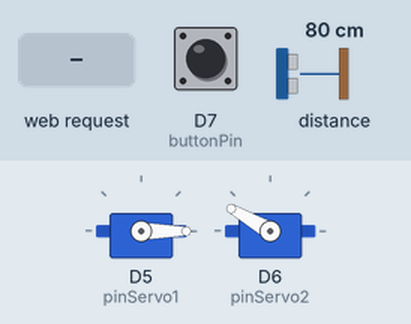
Simulated run of this sketch. Board: ESP8266 (NodeMCU). Parts: 2 × servo. Inputs (shaded band) come from the test bench; at power-on: D7 (buttonPin) LOW, distance to the obstacle 80 cm. The echo pulse lasts 58.3 µs per cm; WiFi joins after 1.5 s; servers stay silent unless stated; uploads are accepted with an empty reply; what the sketch prints to the serial monitor is not drawn.

Above: at 3.1 s.
3.2 s: D7 (buttonPin) pulled HIGH for 0.15 s
At 4.36 s:
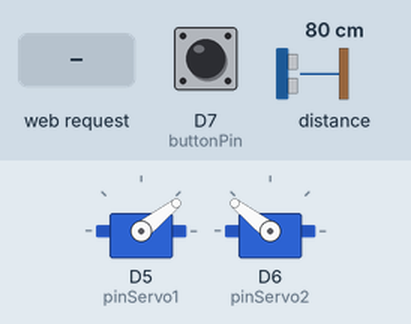
6.3 s: distance to the obstacle set to 7 cm
8.5 s: distance to the obstacle set to 4 cm
10.0 s: HTTP request GET /trigger received
At 10.5 s:
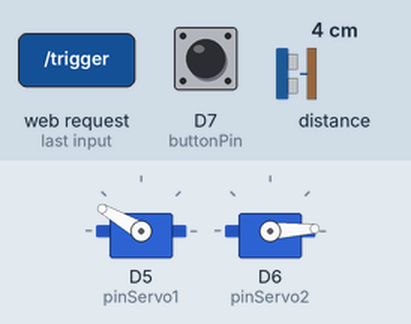
13.0 s: distance to the obstacle set to 9 cm
At 13.5 s:
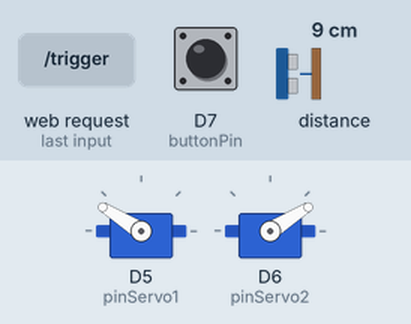
16.0 s: D7 (buttonPin) pulled HIGH for 1 s
At 17.76 s:
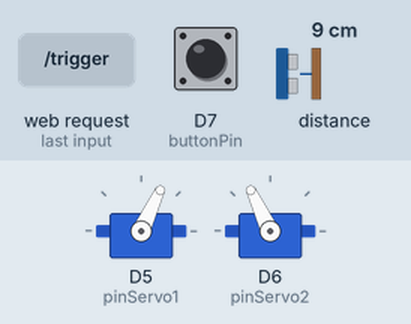
Timing chart, 0 to 20.7 s (numbered marks = the images above; inputs shaded):
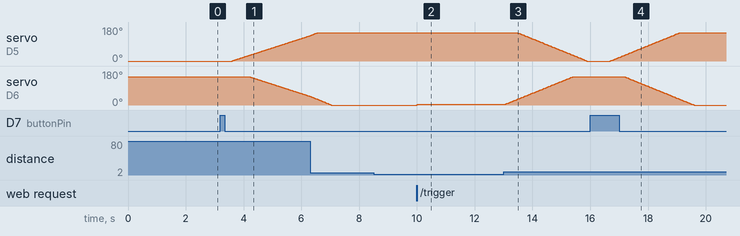

Measured:
- after the input at 3.2 s, servo on D5 (pinServo1): moves from 0° to 134° over 2.7 s, starting after 0.40 s; servo on D6 (pinServo2): moves from 150° to 46° over 2.1 s, starting after 1.0 s
- after the input at 8.5 s, every drawn part: stays the same
- after the input at 10.0 s, servo on D6 (pinServo2): 0° → 3° at once
- after the input at 13.0 s, servo on D5 (pinServo1): moves from 150° to 0° over 2.4 s, starting after 0.50 s
- after the input at 16.0 s, servo on D5 (pinServo1): moves from 0° to 150° over 2.4 s, starting after 0.70 s; servo on D6 (pinServo2): moves from 150° to 0° over 2.4 s, starting after 1.2 s

The sketch:

WIFI_ARDUINO.ino
```cpp
#include <ESP8266WiFi.h>
#include <ESP8266WebServer.h>
#include <ESP8266HTTPClient.h>
#include <ArduinoJson.h>
#include <Servo.h>

// --- WIFI CONFIG ---
const char* ssid     = "NOM_WIFI";
const char* password = "MOT_DE_PASSE";

const char* serverIP = "X.X.X.X"; // Mettre l'IP du serveur Python
const int serverPort = 5000; // Port par défaut

ESP8266WebServer server(80);

int MAX_ANGLE = 150;
int MIN_ANGLE = 0;
int DECALAGE = 30;

bool INVERSER_ORDRE = false; // false -> droite à gauche ; true -> gauche à droite

float SEUIL_TEMP_MIN = 10.0;
float SEUIL_TEMP_MAX = 25.0;

const int pinServo1 = D5;  // droite
const int pinServo2 = D6;  // gauche
const int buttonPin = D7;  // bouton

// Capteur ultrason
const int trigPin = D2;
const int echoPin = D3;

Servo servo1;
Servo servo2;

int pos1 = MIN_ANGLE;
int pos2 = MAX_ANGLE;
bool shutterOpen = false;
bool triggerOpening = false;
bool operationInProcess = false;
bool modeManuel = false;

int nbDetection = 0;
float duration, distance;

String meteoActuelle = "Inconnue";
float tempActuelle = 0.0;

unsigned long dernierUpdateMeteo = 0;
const unsigned long INTERVALLE_METEO = 5000; // 5sec

unsigned long dernierCheckPlanning = 0;
const unsigned long INTERVALLE_PLANNING = 60000; // 1min

void recupererConfig() {
  if (WiFi.status() == WL_CONNECTED) {
    WiFiClient client;
    HTTPClient http;

    String url = "http://" + String(serverIP) + ":" + String(serverPort) + "/config";
    http.begin(client, url);

    int httpCode = http.GET();

    if (httpCode == 200) {
      String payload = http.getString();
      JsonDocument doc;
      deserializeJson(doc, payload);

      INVERSER_ORDRE = doc["inverser_ordre"];
      modeManuel = doc["mode_manuel"];
      SEUIL_TEMP_MIN = doc["seuil_temp_min"];
      SEUIL_TEMP_MAX = doc["seuil_temp_max"];
      shutterOpen = doc["is_opened"];
    }
    http.end();
  }
}

void envoyerModeManuel(bool actif) {
  if (WiFi.status() == WL_CONNECTED) {
    WiFiClient client;
    HTTPClient http;

    String url = "http://" + String(serverIP) + ":" + String(serverPort) + "/config/update";
    http.begin(client, url);
    http.addHeader("Content-Type", "application/json");

    String jsonPayload = "{\"mode_manuel\": " + String(actif ? true : false) + "}";

    int httpCode = http.POST(jsonPayload);

    if (httpCode == 200) {
      Serial.println("SERVEUR PREVENU : Passage en mode " + String(actif ? "MANUEL" : "AUTO"));
      modeManuel = actif;
    } else {
      Serial.print("Echec envoi mode manuel. Code: ");
      Serial.println(httpCode);
    }
    http.end();
  }
}

void envoyerEtatVolet(bool is_opened) {
  if (WiFi.status() == WL_CONNECTED) {
    WiFiClient client;
    HTTPClient http;

    String url = "http://" + String(serverIP) + ":" + String(serverPort) + "/config/update";
    http.begin(client, url);
    http.addHeader("Content-Type", "application/json");

    String jsonPayload = "{\"is_opened\": " + String(is_opened ? true : false) + "}";

    int httpCode = http.POST(jsonPayload);

    if (httpCode == 200) {
      shutterOpen = is_opened;
    } else {
      Serial.print("Echec envoi etat volet. Code: ");
      Serial.println(httpCode);
    }
    http.end();
  }
}

void recupererMeteo() {
  if (WiFi.status() == WL_CONNECTED) {
    WiFiClient client;
    HTTPClient http;
    String url = "http://" + String(serverIP) + ":" + String(serverPort) + "/meteo";
    http.begin(client, url);
    if (http.GET() == 200) {
      String payload = http.getString();
      JsonDocument doc;
      deserializeJson(doc, payload);
      tempActuelle = doc["temp"];
      meteoActuelle = String((const char*)doc["condition"]);
      Serial.print("Meteo: "); Serial.println(tempActuelle);
    }
    http.end();
  }
}

void verifierPlanning() {
  if (WiFi.status() == WL_CONNECTED) {
    WiFiClient client;
    HTTPClient http;
    String url = "http://" + String(serverIP) + ":" + String(serverPort) + "/planning/check";
    http.begin(client, url);
    if (http.GET() == 200) {
      String payload = http.getString();
      JsonDocument doc;
      deserializeJson(doc, payload);
      String actionStr = String((const char*)doc["execute"]);

      if (actionStr != "AUCUNE") {
          Serial.print("PLANNING: "); Serial.println(actionStr);
          if (actionStr == "OUVRIR" && shutterOpen == false){
              triggerOpening = true;
              envoyerModeManuel(true);
          } else if (actionStr == "FERMER" && shutterOpen == true){
              triggerOpening = true;
              envoyerModeManuel(true);
          }
      }
    }
    http.end();
  }
}

void checkAndPauseIfObstacle() {
    digitalWrite(trigPin, LOW); delayMicroseconds(2);
    digitalWrite(trigPin, HIGH); delayMicroseconds(10);
    digitalWrite(trigPin, LOW);
    duration = pulseIn(echoPin, HIGH, 25000);
    if (duration == 0) distance = 999;
    else distance = (duration * .0343) / 2;

    if(distance < 5 && distance > 0){
      nbDetection++;
      if(nbDetection > 2){
        Serial.println("OBSTACLE DETECTE !");
        delay(3000);
        nbDetection = 0;
      }
    } else nbDetection = 0;
}

void handleRoot() {
  String html = "<html><head><meta charset='utf-8'></head><body style='font-family:sans-serif; text-align:center;'>";
  html += "<h1>Controle Volets</h1>";
  if(modeManuel) html += "<h3 style='color:red'>MODE MANUEL</h3>";
  else html += "<h3 style='color:green'>MODE AUTO</h3>";

  html += "<p>Météo: " + String(tempActuelle) + "C (" + meteoActuelle + ")</p>";
  html += "<p>Etat: " + String(shutterOpen ? "OUVERTS" : "FERMES") + "</p>";
  html += "<a href='/trigger'><button style='padding:15px;background:#2196F3;color:white;'>ACTIVER</button></a><br><br>";
  if(modeManuel) html += "<a href='/auto'><button style='padding:10px;background:#4CAF50;color:white;'>RETOUR AUTO</button></a>";
  server.send(200, "text/html", html);
}

void handleTrigger() {
  if (!operationInProcess) {
    triggerOpening = true;
    if (!modeManuel) {
        envoyerModeManuel(true);
    }
    server.send(200, "text/plain", "OK");
  } else server.send(200, "text/plain", "Busy");
}

void handleResetAuto() {
  if (modeManuel) {
      envoyerModeManuel(false);
  }
  server.sendHeader("Location", "/");
  server.send(303);
}

void setup() {
  Serial.begin(9600);
  servo1.attach(pinServo1, 544, 2400);
  servo2.attach(pinServo2, 544, 2400);
  servo1.write(pos1); servo2.write(pos2);

  pinMode(buttonPin, INPUT);
  pinMode(trigPin, OUTPUT); pinMode(echoPin, INPUT);

  WiFi.begin(ssid, password);
  while (WiFi.status() != WL_CONNECTED) { delay(500); Serial.print("."); }
  Serial.println(WiFi.localIP());

  server.on("/", handleRoot);
  server.on("/trigger", handleTrigger);
  server.on("/auto", handleResetAuto);
  server.begin();

  recupererConfig();
  recupererMeteo();
  dernierUpdateMeteo = millis();
}

void loop() {
  server.handleClient();
  unsigned long now = millis();

  // Météo
  if (now - dernierUpdateMeteo >= INTERVALLE_METEO) {
      dernierUpdateMeteo = now;
      recupererMeteo();
      recupererConfig();
      if (!modeManuel) {
          bool ideal = (tempActuelle >= SEUIL_TEMP_MIN && tempActuelle <= SEUIL_TEMP_MAX);
          if (ideal && !shutterOpen) triggerOpening = true;
          else if (!ideal && shutterOpen) triggerOpening = true;
      }
  }

  // Planning
  if (now - dernierCheckPlanning >= INTERVALLE_PLANNING) {
      dernierCheckPlanning = now;
      if (!operationInProcess) verifierPlanning();
  }

  // Bouton
  if(digitalRead(buttonPin) == HIGH && !operationInProcess){
    triggerOpening = true;
    if (!modeManuel) {
        envoyerModeManuel(true);
    }
    delay(200);
  }

  // Mouvement
  if(triggerOpening){
    operationInProcess = true;
    triggerOpening = false;

    bool leaderMoves, followerMoves;

    if(shutterOpen){
      Serial.println("Fermeture...");
      for(int i = 1; i <= (MAX_ANGLE + DECALAGE); i++){

        bool tempsPourLeader = (i <= MAX_ANGLE && i > MIN_ANGLE);
        bool tempsPourSuiveur = (i <= (MAX_ANGLE + DECALAGE) && i > DECALAGE);

        if (!INVERSER_ORDRE) {
             if(tempsPourLeader) pos2++;
             if(tempsPourSuiveur) pos1--;
        } else {
             if(tempsPourLeader) pos1--;
             if(tempsPourSuiveur) pos2++;
        }

        servo1.write(pos1); servo2.write(pos2);
        delay(15);
        checkAndPauseIfObstacle();
      }
      envoyerEtatVolet(false);

    } else {
      Serial.println("Ouverture...");
      for(int i = 1; i <= MAX_ANGLE + DECALAGE; i++){

        bool tempsPourLeader = (i <= MAX_ANGLE && i > MIN_ANGLE);
        bool tempsPourSuiveur = (i <= (MAX_ANGLE + DECALAGE) && i > DECALAGE);

        if (!INVERSER_ORDRE) {
             if(tempsPourLeader) pos1++;
             if(tempsPourSuiveur) pos2--;
        } else {
             if(tempsPourLeader) pos2--;
             if(tempsPourSuiveur) pos1++;
        }

        servo1.write(pos1); servo2.write(pos2);
        delay(15);
        checkAndPauseIfObstacle();
      }
      envoyerEtatVolet(true);
    }
    operationInProcess = false;
  }
}
```
